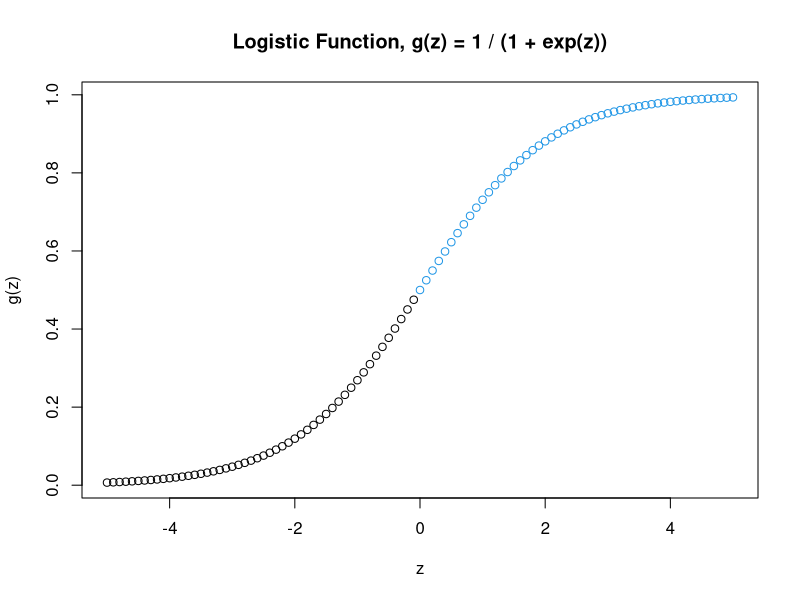
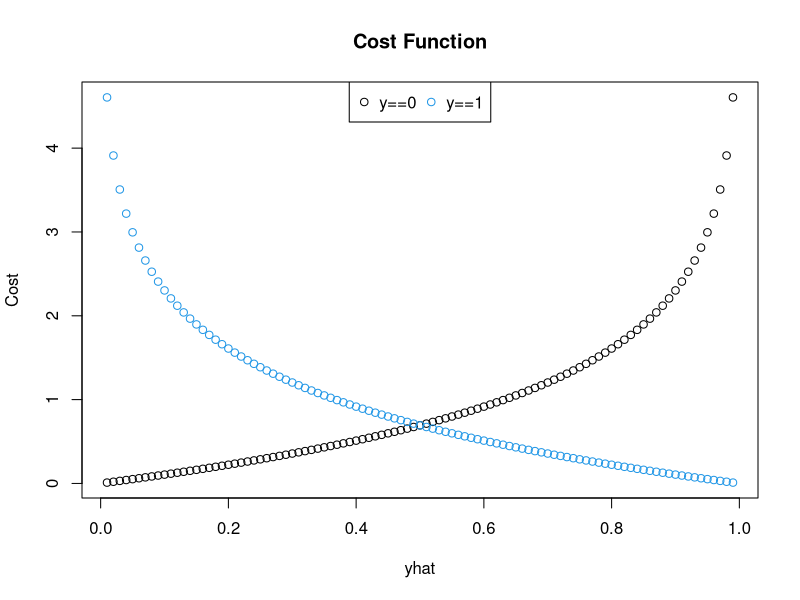
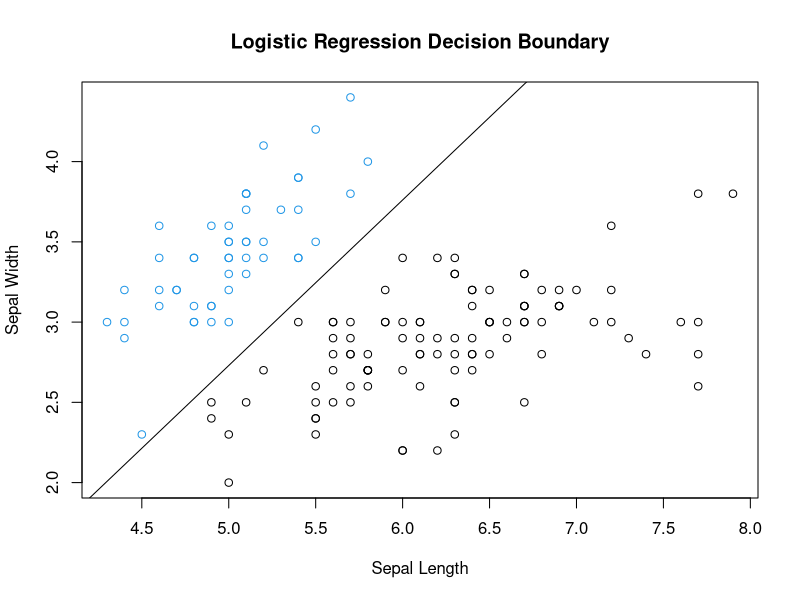

The R script that drew these images, in order:

## logistic function
g <- function(z) 1 / (1 + exp(-z))

## plot of logistic function over range [-5. 5] by 0.1
z <- seq(-5, 5, 0.1)
plot(x = z, y = g(z),
     main = 'Logistic Function, g(z) = 1 / (1 + exp(z))',
     xlab = 'z', ylab='g(z)', 
     col = ifelse(g(z) < 0.5, 1, 4))

## cost function
cost <- function(yhat, y){
  if(y == 1){
    -log(yhat)
  }else{
    -log(1 - yhat)
  }
}
dev.off()
plot.new()
## plot of cost function for y in {0,1} and yhat in (0,1)
yhat <- seq(0.01, 0.99, 0.01)
cost_y0 <- cost(yhat, 0)
cost_y1 <- cost(yhat, 1)
matplot (yhat, cbind (cost_y0, cost_y1), pch = 1,
         main = 'Cost Function',
         xlab = 'yhat', ylab = 'Cost',
         col=c(1,4))
legend("top", inset=0, legend=c("y==0", "y==1"), pch=1, col=c(1,4), horiz=TRUE)

## redefine cost function without if-statement
cost <- function(yhat, y) -y*log(yhat) - (1-y)*log(1 - yhat)

## gradient object
## contains labels, features, and gradient function
grad.obj <- function(x, y) {
  x <- as.matrix(x)
  y <- as.matrix(y)
  m <- ncol(x)
  
  fxn <- function(theta){
    t(x) %*% (g(x %*% theta) - y)
  }
  
  return(
    list(m = m, labels = y, features = x, fxn = fxn)
  )
}

## gradient descent method
grad.descent <- function(grad.obj, maxiter = 10000, alpha = 0.05){
  theta_n = matrix(0, nrow = grad.obj$m, ncol = 1)
  for(i in 1:maxiter){
    theta_o = theta_n
    theta_n = theta_o - alpha * grad.obj$fxn(theta_o)
  }
  theta_n
}



require(dplyr)
## make 0,1 class for setosa and add intercept
dat <- iris %>% mutate(Intercept = 1, Setosa = (Species == 'setosa'))

## split features and labels
x <- dat %>% select(Intercept, Sepal.Length, Sepal.Width)
y <- dat %>% select(Setosa)

## use gradient descent to fit parameter
fit_theta <- grad.descent(grad.obj(x,y))
## generate predictions using the best fit theta
p_yhat <- g(as.matrix(x) %*% fit_theta)
## convert probabilities to 0,1 label
yhat <- ifelse(p_yhat < 0.5, 0, 1)

## test to see how well the data fits
sum(yhat == y) / nrow(y)
fit_theta

## plot the decision boundary
slope = -fit_theta[1] / fit_theta[3]
intercept = -fit_theta[2] / fit_theta[3]
plot(x$Sepal.Length, x$Sepal.Width, main="Logistic Regression Decision Boundary",
     xlab = 'Sepal Length', ylab = 'Sepal Width', col = ifelse(y == 1, 4, 1))
abline(slope, intercept)
